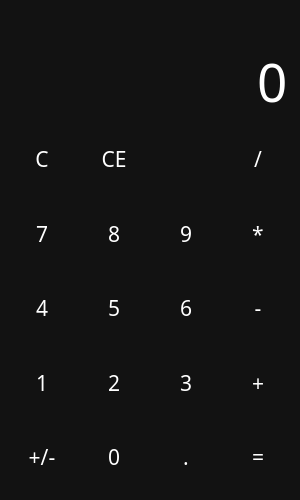
<?xml version="1.0" encoding="UTF-8"?>
<ui version="4.0">
 <class>MainWindow</class>
 <widget class="QMainWindow" name="MainWindow">
  <property name="geometry">
   <rect>
    <x>0</x>
    <y>0</y>
    <width>300</width>
    <height>500</height>
   </rect>
  </property>
  <property name="minimumSize">
   <size>
    <width>300</width>
    <height>500</height>
   </size>
  </property>
  <property name="maximumSize">
   <size>
    <width>112000</width>
    <height>112000</height>
   </size>
  </property>
  <property name="windowTitle">
   <string>Calculator</string>
  </property>
  <property name="windowIcon">
   <iconset resource="files.qrc">
    <normaloff>:/icons/icons/sharp_calculate_white_24dp.png</normaloff>:/icons/icons/sharp_calculate_white_24dp.png</iconset>
  </property>
  <property name="styleSheet">
   <string notr="true">QWidget {
	color: white;
	background-color: #121212;
	font-family: Rubik;
	font-size: 16pt;
}

QPushButton{
	background-color: transparent;
	border: none;
}

QPushButton:hover {
	background-color: #666;
}

QPushButton:pressed {
	background-color: #888;
}</string>
  </property>
  <widget class="QWidget" name="centralwidget">
   <layout class="QVBoxLayout" name="verticalLayout">
    <item>
     <widget class="QLabel" name="lbl_temp">
      <property name="styleSheet">
       <string notr="true">color: #888;</string>
      </property>
      <property name="text">
       <string/>
      </property>
      <property name="alignment">
       <set>Qt::AlignRight|Qt::AlignTrailing|Qt::AlignVCenter</set>
      </property>
     </widget>
    </item>
    <item>
     <widget class="QLineEdit" name="le_entry">
      <property name="sizePolicy">
       <sizepolicy hsizetype="Expanding" vsizetype="Maximum">
        <horstretch>0</horstretch>
        <verstretch>0</verstretch>
       </sizepolicy>
      </property>
      <property name="styleSheet">
       <string notr="true">font-size: 40pt;
border: none;</string>
      </property>
      <property name="text">
       <string>0</string>
      </property>
      <property name="maxLength">
       <number>10</number>
      </property>
      <property name="alignment">
       <set>Qt::AlignRight|Qt::AlignTrailing|Qt::AlignVCenter</set>
      </property>
      <property name="readOnly">
       <bool>true</bool>
      </property>
     </widget>
    </item>
    <item>
     <layout class="QGridLayout" name="layout_buttons">
      <item row="2" column="0">
       <widget class="QPushButton" name="btn_4">
        <property name="sizePolicy">
         <sizepolicy hsizetype="Minimum" vsizetype="Expanding">
          <horstretch>0</horstretch>
          <verstretch>0</verstretch>
         </sizepolicy>
        </property>
        <property name="cursor">
         <cursorShape>PointingHandCursor</cursorShape>
        </property>
        <property name="text">
         <string>4</string>
        </property>
        <property name="shortcut">
         <string>4</string>
        </property>
       </widget>
      </item>
      <item row="1" column="1">
       <widget class="QPushButton" name="btn_8">
        <property name="sizePolicy">
         <sizepolicy hsizetype="Minimum" vsizetype="Expanding">
          <horstretch>0</horstretch>
          <verstretch>0</verstretch>
         </sizepolicy>
        </property>
        <property name="cursor">
         <cursorShape>PointingHandCursor</cursorShape>
        </property>
        <property name="text">
         <string>8</string>
        </property>
        <property name="shortcut">
         <string>8</string>
        </property>
       </widget>
      </item>
      <item row="3" column="3">
       <widget class="QPushButton" name="btn_plus">
        <property name="sizePolicy">
         <sizepolicy hsizetype="Minimum" vsizetype="Expanding">
          <horstretch>0</horstretch>
          <verstretch>0</verstretch>
         </sizepolicy>
        </property>
        <property name="cursor">
         <cursorShape>PointingHandCursor</cursorShape>
        </property>
        <property name="text">
         <string>+</string>
        </property>
        <property name="shortcut">
         <string>+</string>
        </property>
       </widget>
      </item>
      <item row="3" column="0">
       <widget class="QPushButton" name="btn_1">
        <property name="sizePolicy">
         <sizepolicy hsizetype="Minimum" vsizetype="Expanding">
          <horstretch>0</horstretch>
          <verstretch>0</verstretch>
         </sizepolicy>
        </property>
        <property name="cursor">
         <cursorShape>PointingHandCursor</cursorShape>
        </property>
        <property name="text">
         <string>1</string>
        </property>
        <property name="shortcut">
         <string>1</string>
        </property>
       </widget>
      </item>
      <item row="0" column="2">
       <widget class="QPushButton" name="btn_backspace">
        <property name="sizePolicy">
         <sizepolicy hsizetype="Minimum" vsizetype="Expanding">
          <horstretch>0</horstretch>
          <verstretch>0</verstretch>
         </sizepolicy>
        </property>
        <property name="cursor">
         <cursorShape>PointingHandCursor</cursorShape>
        </property>
        <property name="text">
         <string/>
        </property>
        <property name="icon">
         <iconset resource="files.qrc">
          <normaloff>:/icons/icons/sharp_backspace_white_24dp.png</normaloff>:/icons/icons/sharp_backspace_white_24dp.png</iconset>
        </property>
        <property name="iconSize">
         <size>
          <width>24</width>
          <height>24</height>
         </size>
        </property>
        <property name="shortcut">
         <string>Backspace</string>
        </property>
       </widget>
      </item>
      <item row="3" column="2">
       <widget class="QPushButton" name="btn_3">
        <property name="sizePolicy">
         <sizepolicy hsizetype="Minimum" vsizetype="Expanding">
          <horstretch>0</horstretch>
          <verstretch>0</verstretch>
         </sizepolicy>
        </property>
        <property name="cursor">
         <cursorShape>PointingHandCursor</cursorShape>
        </property>
        <property name="text">
         <string>3</string>
        </property>
        <property name="shortcut">
         <string>3</string>
        </property>
       </widget>
      </item>
      <item row="2" column="1">
       <widget class="QPushButton" name="btn_5">
        <property name="sizePolicy">
         <sizepolicy hsizetype="Minimum" vsizetype="Expanding">
          <horstretch>0</horstretch>
          <verstretch>0</verstretch>
         </sizepolicy>
        </property>
        <property name="cursor">
         <cursorShape>PointingHandCursor</cursorShape>
        </property>
        <property name="text">
         <string>5</string>
        </property>
        <property name="shortcut">
         <string>5</string>
        </property>
       </widget>
      </item>
      <item row="2" column="2">
       <widget class="QPushButton" name="btn_6">
        <property name="sizePolicy">
         <sizepolicy hsizetype="Minimum" vsizetype="Expanding">
          <horstretch>0</horstretch>
          <verstretch>0</verstretch>
         </sizepolicy>
        </property>
        <property name="cursor">
         <cursorShape>PointingHandCursor</cursorShape>
        </property>
        <property name="text">
         <string>6</string>
        </property>
        <property name="shortcut">
         <string>6</string>
        </property>
       </widget>
      </item>
      <item row="3" column="1">
       <widget class="QPushButton" name="btn_2">
        <property name="sizePolicy">
         <sizepolicy hsizetype="Minimum" vsizetype="Expanding">
          <horstretch>0</horstretch>
          <verstretch>0</verstretch>
         </sizepolicy>
        </property>
        <property name="cursor">
         <cursorShape>PointingHandCursor</cursorShape>
        </property>
        <property name="text">
         <string>2</string>
        </property>
        <property name="shortcut">
         <string>2</string>
        </property>
       </widget>
      </item>
      <item row="1" column="3">
       <widget class="QPushButton" name="btn_mul">
        <property name="sizePolicy">
         <sizepolicy hsizetype="Minimum" vsizetype="Expanding">
          <horstretch>0</horstretch>
          <verstretch>0</verstretch>
         </sizepolicy>
        </property>
        <property name="cursor">
         <cursorShape>PointingHandCursor</cursorShape>
        </property>
        <property name="text">
         <string>*</string>
        </property>
        <property name="shortcut">
         <string>*</string>
        </property>
       </widget>
      </item>
      <item row="1" column="0">
       <widget class="QPushButton" name="btn_7">
        <property name="sizePolicy">
         <sizepolicy hsizetype="Minimum" vsizetype="Expanding">
          <horstretch>0</horstretch>
          <verstretch>0</verstretch>
         </sizepolicy>
        </property>
        <property name="cursor">
         <cursorShape>PointingHandCursor</cursorShape>
        </property>
        <property name="text">
         <string>7</string>
        </property>
        <property name="shortcut">
         <string>7</string>
        </property>
       </widget>
      </item>
      <item row="0" column="0">
       <widget class="QPushButton" name="btn_del">
        <property name="sizePolicy">
         <sizepolicy hsizetype="Minimum" vsizetype="Expanding">
          <horstretch>0</horstretch>
          <verstretch>0</verstretch>
         </sizepolicy>
        </property>
        <property name="cursor">
         <cursorShape>PointingHandCursor</cursorShape>
        </property>
        <property name="text">
         <string>C</string>
        </property>
       </widget>
      </item>
      <item row="0" column="3">
       <widget class="QPushButton" name="btn_div">
        <property name="sizePolicy">
         <sizepolicy hsizetype="Minimum" vsizetype="Expanding">
          <horstretch>0</horstretch>
          <verstretch>0</verstretch>
         </sizepolicy>
        </property>
        <property name="cursor">
         <cursorShape>PointingHandCursor</cursorShape>
        </property>
        <property name="text">
         <string>/</string>
        </property>
        <property name="shortcut">
         <string>/</string>
        </property>
       </widget>
      </item>
      <item row="1" column="2">
       <widget class="QPushButton" name="btn_9">
        <property name="sizePolicy">
         <sizepolicy hsizetype="Minimum" vsizetype="Expanding">
          <horstretch>0</horstretch>
          <verstretch>0</verstretch>
         </sizepolicy>
        </property>
        <property name="cursor">
         <cursorShape>PointingHandCursor</cursorShape>
        </property>
        <property name="text">
         <string>9</string>
        </property>
        <property name="shortcut">
         <string>9</string>
        </property>
       </widget>
      </item>
      <item row="2" column="3">
       <widget class="QPushButton" name="btn_min">
        <property name="sizePolicy">
         <sizepolicy hsizetype="Minimum" vsizetype="Expanding">
          <horstretch>0</horstretch>
          <verstretch>0</verstretch>
         </sizepolicy>
        </property>
        <property name="cursor">
         <cursorShape>PointingHandCursor</cursorShape>
        </property>
        <property name="text">
         <string>-</string>
        </property>
        <property name="shortcut">
         <string>-</string>
        </property>
       </widget>
      </item>
      <item row="4" column="3">
       <widget class="QPushButton" name="btn_equa">
        <property name="sizePolicy">
         <sizepolicy hsizetype="Minimum" vsizetype="Expanding">
          <horstretch>0</horstretch>
          <verstretch>0</verstretch>
         </sizepolicy>
        </property>
        <property name="cursor">
         <cursorShape>PointingHandCursor</cursorShape>
        </property>
        <property name="text">
         <string>=</string>
        </property>
        <property name="shortcut">
         <string>=</string>
        </property>
       </widget>
      </item>
      <item row="4" column="2">
       <widget class="QPushButton" name="btn_point">
        <property name="sizePolicy">
         <sizepolicy hsizetype="Minimum" vsizetype="Expanding">
          <horstretch>0</horstretch>
          <verstretch>0</verstretch>
         </sizepolicy>
        </property>
        <property name="cursor">
         <cursorShape>PointingHandCursor</cursorShape>
        </property>
        <property name="text">
         <string>.</string>
        </property>
        <property name="shortcut">
         <string>.</string>
        </property>
       </widget>
      </item>
      <item row="4" column="1">
       <widget class="QPushButton" name="btn_0">
        <property name="sizePolicy">
         <sizepolicy hsizetype="Minimum" vsizetype="Expanding">
          <horstretch>0</horstretch>
          <verstretch>0</verstretch>
         </sizepolicy>
        </property>
        <property name="cursor">
         <cursorShape>PointingHandCursor</cursorShape>
        </property>
        <property name="text">
         <string>0</string>
        </property>
        <property name="shortcut">
         <string>0</string>
        </property>
       </widget>
      </item>
      <item row="4" column="0">
       <widget class="QPushButton" name="btn_neg">
        <property name="sizePolicy">
         <sizepolicy hsizetype="Minimum" vsizetype="Expanding">
          <horstretch>0</horstretch>
          <verstretch>0</verstretch>
         </sizepolicy>
        </property>
        <property name="cursor">
         <cursorShape>PointingHandCursor</cursorShape>
        </property>
        <property name="text">
         <string>+/-</string>
        </property>
       </widget>
      </item>
      <item row="0" column="1">
       <widget class="QPushButton" name="btn_clear">
        <property name="sizePolicy">
         <sizepolicy hsizetype="Minimum" vsizetype="Expanding">
          <horstretch>0</horstretch>
          <verstretch>0</verstretch>
         </sizepolicy>
        </property>
        <property name="cursor">
         <cursorShape>PointingHandCursor</cursorShape>
        </property>
        <property name="text">
         <string>CE</string>
        </property>
        <property name="shortcut">
         <string>Del</string>
        </property>
       </widget>
      </item>
     </layout>
    </item>
   </layout>
  </widget>
 </widget>
 <resources>
  <include location="files.qrc"/>
 </resources>
 <connections/>
</ui>
